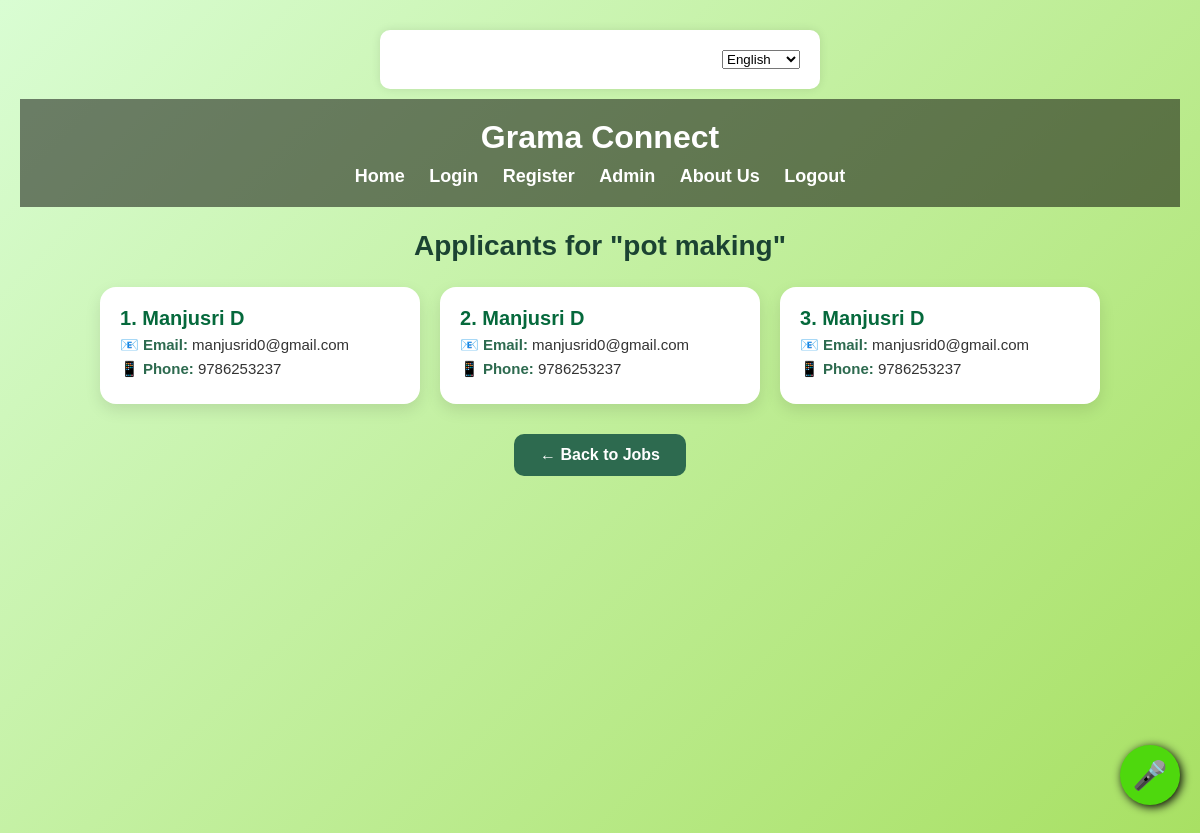
Page /user/view_applicants/1 (signed in) on the committed database.
### app.py (models this page shows)
class Job(db.Model):
    id = db.Column(db.Integer, primary_key=True)
    title = db.Column(db.String(200))
    description = db.Column(db.String(300))
    location = db.Column(db.String(100))
    salary = db.Column(db.String(50))
    contact = db.Column(db.String(50))
    job_type = db.Column(db.String(50))
    user_id = db.Column(db.Integer, db.ForeignKey('user.id'))
    joined_jobs = db.relationship('JoinedJob', backref='job', lazy=True)

class JoinedJob(db.Model):
    id = db.Column(db.Integer, primary_key=True)
    user_name = db.Column(db.String(100))
    email = db.Column(db.String(100))
    phone = db.Column(db.String(20))
    job_ref = db.Column(db.Integer, db.ForeignKey('job.id'))

### app.py (the view)
@app.route("/user/view_applicants/<int:job_id>")
@login_required
def view_applicants(job_id):
    job = Job.query.get_or_404(job_id)
    if job.user_id != current_user.id:
        flash("You are not authorized to view this job's applicants")
        return redirect(url_for('add_job'))
    applicants = job.joined_jobs  # All JoinedJob entries for this job
    return render_template("view_applicants.html", job=job, applicants=applicants)

### app.py (called while the page is built)
def get_locale():
    return session.get('lang', request.accept_languages.best_match(['en', 'ta', 'hi', 'te', 'ml']))

@app.context_processor
def inject_locale():
    return dict(get_locale=get_locale)

@login_manager.user_loader
def load_user(user_id):
    return User.query.get(int(user_id))

### templates/view_applicants.html (shortened to what this page needs)
{% extends "base.html" %}
{% block content %}
<div class="applicants-container">
    <h2 class="page-title">Applicants for "{{ job.title }}"</h2>
    {% if applicants %}
    <div class="applicant-grid">
        {% for a in applicants %}
        <div class="applicant-card">
            <h3>{{ loop.index }}. {{ a.user_name }}</h3>
            <p><strong>📧 Email:</strong> {{ a.email }}</p>
            <p><strong>📱 Phone:</strong> {{ a.phone }}</p>
        </div>
        {% endfor %}
    </div>
    {% else %}
    <p class="no-applicants">No one has applied for this job yet.</p>
    {% endif %}
    <div style="text-align:center;">
        <a href="{{ url_for('add_jobs') }}" class="back-btn">← Back to Jobs</a>
    </div>
</div>
{% endblock %}

### static/style.css (style rules this page uses)
body { font-family: Arial, sans-serif; color: #dfd6d6; background: #71941f; margin: 0; padding: 0; }
html, body { height: 100%; overflow-y: scroll; }
body { overflow-y: scroll; }

### templates/base.html (style rules this page uses)
body { margin: 0; background-size: cover; background-position: center; background-repeat: no-repeat; transition: background-image 1s ease-in-out; height: 100vh; overflow: hidden; font-family: Arial, sans-serif; }

### templates/view_applicants.html (style rules this page uses)
body { font-family: "Poppins", sans-serif; background: linear-gradient(135deg, #d9fdd3, #a8e063); margin: 0; padding: 20px; }
.applicants-container { max-width: 1000px; margin: auto; }
.page-title { text-align: center; color: #1b4332; margin-bottom: 25px; font-size: 28px; font-weight: bold; }
.applicant-grid { display: grid; grid-template-columns: repeat(auto-fill, minmax(280px, 1fr)); gap: 20px; }
.applicant-card { background: #ffffff; border-radius: 16px; padding: 20px; box-shadow: 0 6px 16px rgba(0,0,0,0.1); transition: transform 0.3s ease, box-shadow 0.3s ease; }
.applicant-card h3 { margin: 0; color: #05693c; font-size: 20px; }
.applicant-card p { margin: 6px 0; color: #333; font-size: 15px; }
.applicant-card p strong { color: #2d6a4f; }
.back-btn { display: inline-block; background: #2d6a4f; color: white; padding: 12px 26px; border-radius: 10px; text-decoration: none; font-weight: 600; transition: background 0.3s; margin-top: 30px; }

### rows in the picture
Job: title "pot making"
JoinedJob: user_name "Manjusri D", email "manjusrid0@gmail.com", phone "9786253237"
JoinedJob: user_name "Manjusri D", email "manjusrid0@gmail.com", phone "9786253237"
JoinedJob: user_name "Manjusri D", email "manjusrid0@gmail.com", phone "9786253237"

### other values in the picture
form field value "English"
